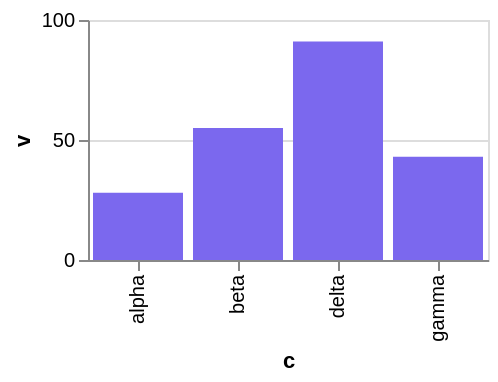

Vega-Lite specification for this chart:
### Vega-Lite specification from a JSON file in a GitHub repository (floating-point values rounded to 4 significant figures)
{"$schema": "https://vega.github.io/schema/vega-lite/v6.json", "width": 200, "height": 120, "data": {"values": [{"c": "alpha", "v": 28, "w": 3, "t": "2024-01-07"}, {"c": "beta", "v": 55, "w": 7, "t": "2024-03-19"}, {"c": "gamma", "v": 43, "w": 5, "t": "2024-06-02"}, {"c": "delta", "v": 91, "w": 9, "t": "2024-09-11"}]}, "mark": "bar", "encoding": {"x": {"field": "c", "type": "nominal"}, "y": {"field": "v", "type": "quantitative"}}, "config": {"mark": {"fill": "mediumslateblue"}}}
